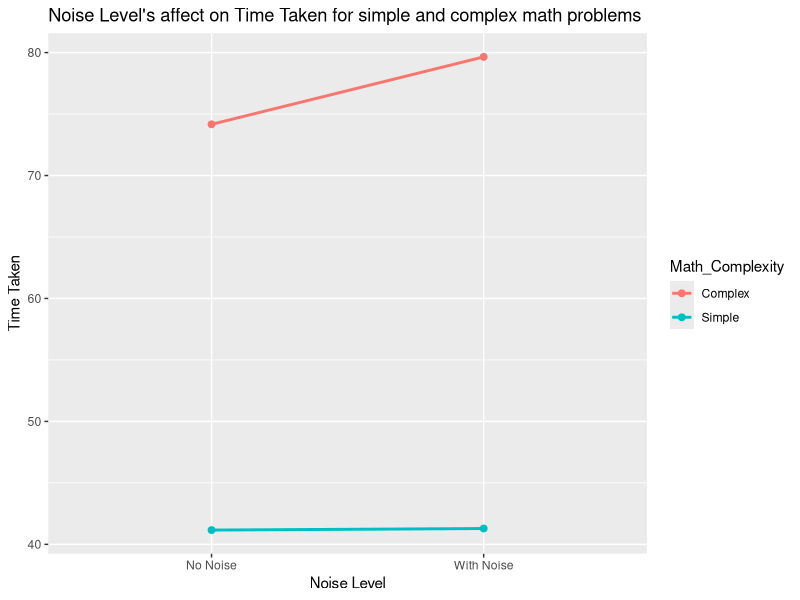

The R source for this figure:
library(ggplot2)


data <- read.csv("237 Project.csv")

data$Noise_Condition <- factor(data$Noise_Condition, levels = c(0,1), labels=(c('No Noise', 'With Noise')))


time_plot <- ggplot(data, aes(x=Noise_Condition, y=Time_Taken_s, color=Math_Complexity, group=Math_Complexity)) + 
  stat_summary(fun=mean, geom="line", size=1)+
  stat_summary(fun=mean, geom="point", size=2)+
  labs(title="Noise Level's affect on Time Taken for simple and complex math problems", x="Noise Level", y="Time Taken")

print(time_plot)